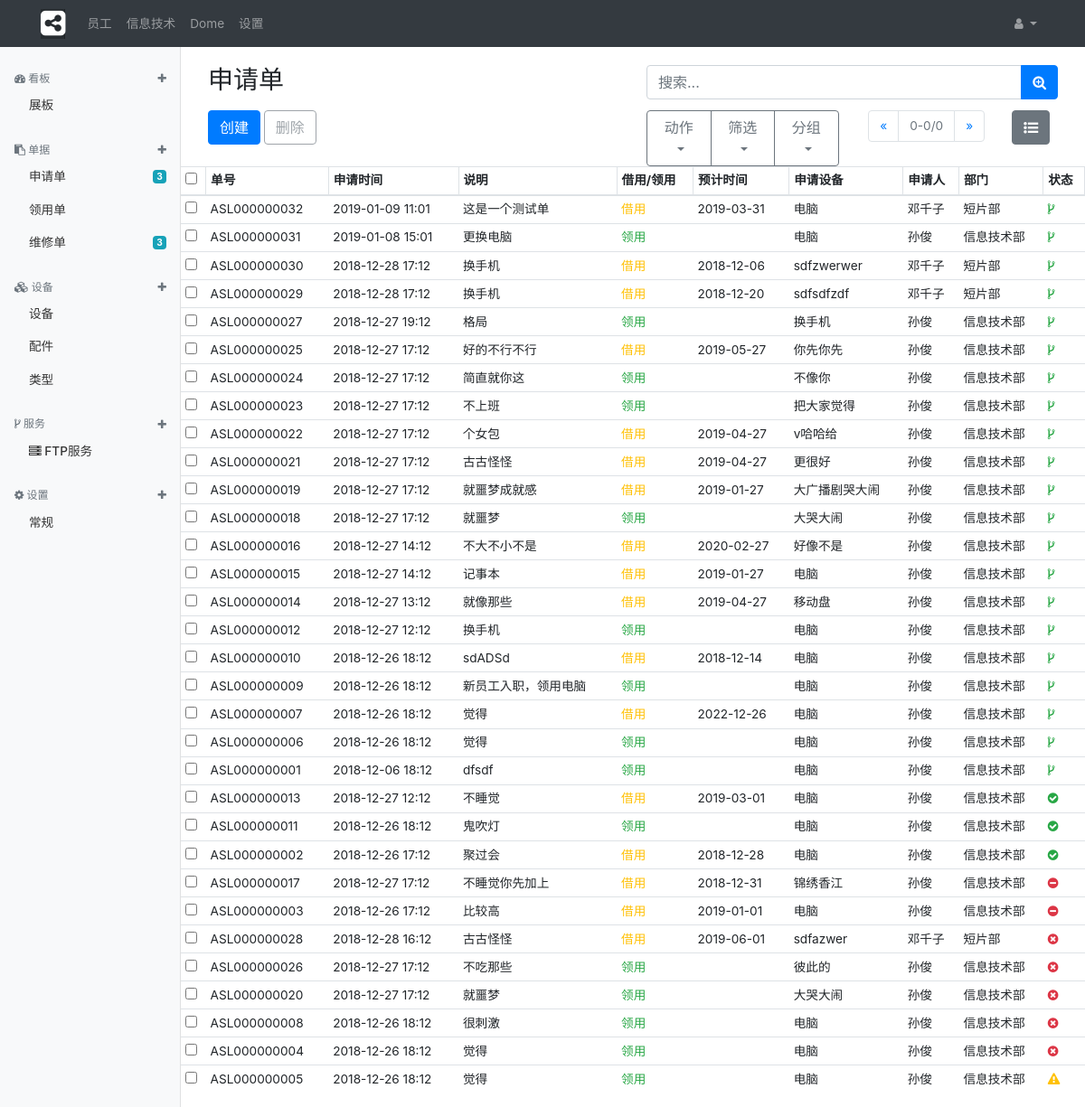
The page /applicant_list/ on the database as committed earlier.
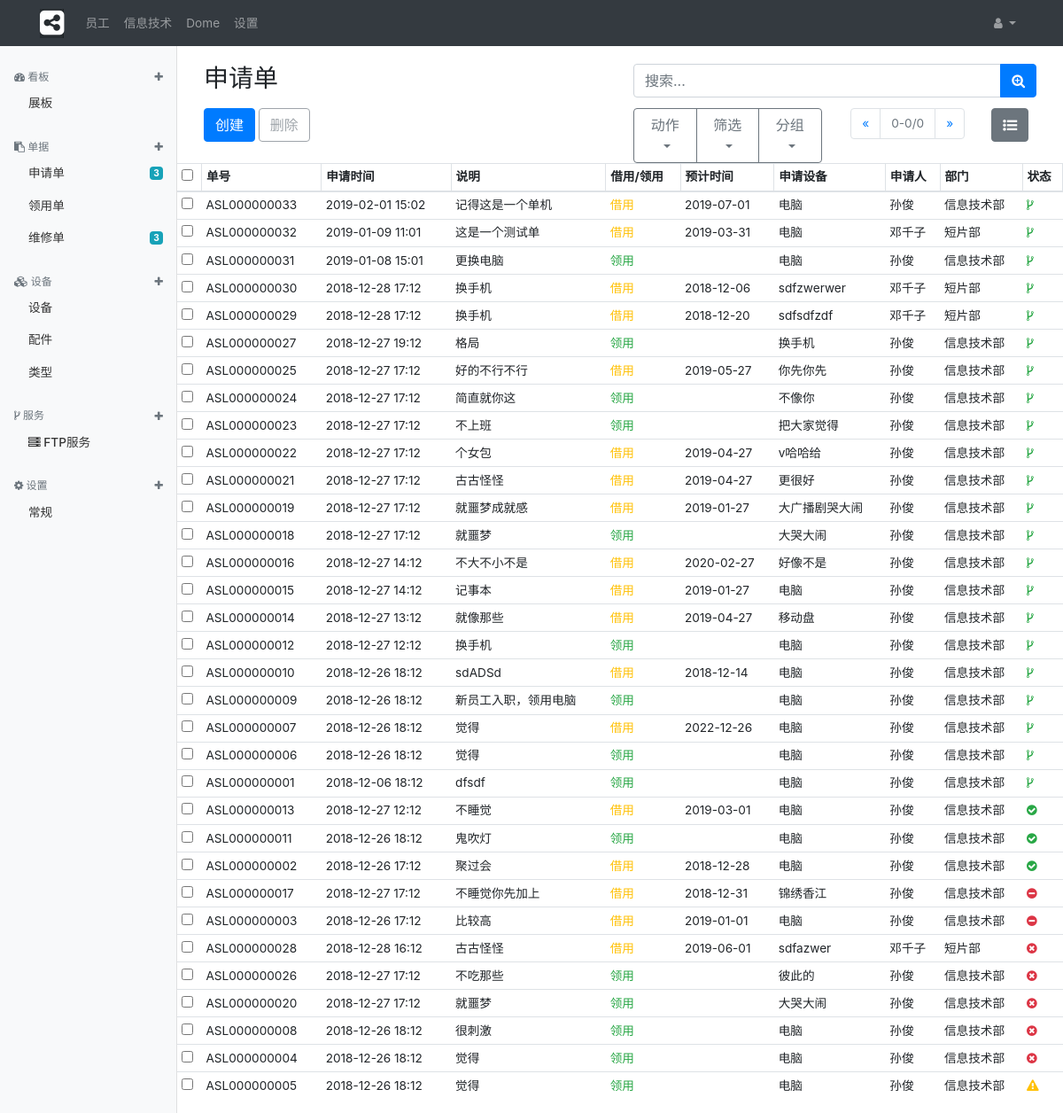
The same page on the database as committed later.
### web/models.py (models this page shows)
class asset_application(models.Model):
    appltno = models.CharField(max_length=16,null=True, blank=True, verbose_name="申请单编号")
    appdate = models.DateTimeField(auto_now_add=True, verbose_name="申请时间")
    applicant = models.ForeignKey('hr_hr', null=True, blank=True, on_delete=models.SET_NULL, related_name='applicant', verbose_name='申请人')
    Explain = models.TextField(null=True, blank=True, verbose_name='说明')
    needasset = models.CharField(max_length=64, null=True, blank=True, verbose_name='需求')
    type = models.IntegerField(null=True, blank=True, verbose_name='借用/领用')
    backdate = models.DateTimeField(null=True, blank=True, verbose_name="预计时间")
    userhr = models.ForeignKey('hr_hr', null=True, blank=True, on_delete=models.SET_NULL, related_name='user', verbose_name='领用人' )
    status = models.IntegerField(default=0, verbose_name='流程状态')
    flow = models.IntegerField(default=0, verbose_name='流程模板号')
    active = models.BooleanField(default=True, verbose_name='有效的')
    class Meta:
        db_table = 'asset_application'

### web/views.py (the view)
# urls.py: path('applicant_list/', views.asset_applicant_list),
def asset_applicant_list(request):
    request.encoding = 'utf-8'
    context={}
    context['title']='申请单'
    ps = asset_application.objects.filter(active=True).values('appltno',
                                                              'appdate',
                                                              'applicant',
                                                              'applicant__name',
                                                              'applicant__employee_department__departmentid__name',
                                                              'Explain',
                                                              'needasset',
                                                              'type',
                                                              'backdate',
                                                              'status',
                                                              'flow',
                                                              'active').order_by('status','-appdate')
    print(ps.count())
    s = []
    for t in list(ps):
        if t['type']:
            if t['type'] == 1:
                t['type'] = '<span class="text-success">领用</span>'
            if t['type'] == 2:
                t['type'] = '<span class="text-warning">借用</span>'
        if t['status']:
            if t['status']:
                t['statusstr'] = status(t['status'], 11)
        s.append(t)
    context['context'] = s
    return render(request, 'asset_applicant_list.html', context)

### templates/asset_applicant_list.html (shortened to what this page needs)
{% extends "base.html" %}
{% block mainbody %}
    <div class="container-fluid">
        <div class="row">
            <div class="col-2 border-right">
                {% include 'asset_menu_side_sub.html' %}
            </div>
            <div class="col-10">
                <div class="container-fluid" id="panl">
                    <div class="row mt-2">
                        <h3 class="col-sm-6">{{ title }}</h3>
                        <div class="col-sm-6">
                            <div class="input-group">
                                <input type="text" list="typesch" class="form-control" id="search-input" name="search-input" placeholder="搜索...">
                                <div class="input-group-append">
                                    <button class="btn btn-primary" type="button" id="search-btn"><i class="fa fa-search-plus fa-1x"></i></button>
                                </div>
                            </div>
                        </div>
                    </div>
                    <div class="row mt-2">
                        <div class="col-sm-6">
                            <button type="button" class="btn btn-primary" data-toggle="create">创建</button>
                            <button type="button" class="btn btn-outline-secondary disabled" data-toggle="del">删除</button>
                        </div>
                        <div class="col-sm-3">
                            <div class="btn-group">
                                <div class="btn-group dropdown">
                                    <button type="button" class="btn btn-outline-secondary dropdown-toggle" data-toggle="dropdown">
                                        动作
                                    </button>
                                </div>
                                <div class="btn-group dropdown">
                                    <button type="button" class="btn btn-outline-secondary dropdown-toggle" data-toggle="dropdown">
                                        筛选
                                    </button>
                                </div>
                                <div class="btn-group dropdown">
                                    <button type="button" class="btn btn-outline-secondary dropdown-toggle" data-toggle="dropdown">
                                        分组
                                    </button>
                                </div>
                            </div>
                        </div>
                        <div class="col-2">
                            {% include 'navigation_range.html' %}
                        </div>
                        <div class="col-1">
                            <div class="btn-group btn-group-toggle" data-toggle="buttons" id="viewtype">
                                <label class="btn btn-outline-secondary active">
                                    <input type="radio" name="listoptions" id="list" autocomplete="off" checked><i class="fa fa-list-ul fa-1x"></i>
                                </label>
                            </div>
                        </div>
                    </div>
                </div>
                <div class="row">
                    <table class="table table-sm table-hover table-responsive-sm">
                        <thead>
                            <tr>
                                <th class="border-right"><label class="sr-only" for="selall">selall</label><input type="checkbox" name="selall" id="selall" value="0" /></th>
                                <th class="border-right" data-id="appltno">单号</th>
                                <th class="border-right" data-id="appdate">申请时间</th>
                                <th class="border-right" data-id="Explain">说明</th>
                                <th class="border-right" data-id="type">借用/领用</th>
                                <th class="border-right" data-id="backdate">预计时间</th>
                                <th class="border-right" data-id="needasset">申请设备</th>
                                <th class="border-right" data-id="applicant">申请人</th>
                                <th class="border-right" data-id="applicant">部门</th>
                                <th class="border-right" data-id="status">状态</th>
                            </tr>
                        </thead>
                        <tbody>
                            {% for item in context %}
                                {% if item.user__name and item.user__active == 0 %}
                                <tr class="listitem text-danger">
                                {% else %}
                                <tr class="listitem">
                                {% endif %}
                                    <td><input type="checkbox" name="selitem" value="{{ item.id }}"></td>
                                    <td>{{ item.appltno| safe }}</td>
                                    <td>{{ item.appdate |date:'Y-m-d H:m'}}</td>
                                    <td>{{ item.Explain }}</td>
                                    <td>{{ item.type |safe }}</td>
                                    <td>{{ item.backdate |date:'Y-m-d'}}</td>
                                    <td>{{ item.needasset|default:'' }}</td>
                                    <td>{{ item.applicant__name| default:"" }}</td>
                                    <td>{{ item.applicant__employee_department__departmentid__name| default:"" }}</td>
                                    <td>{{ item.statusstr |safe }}</td>
                                </tr>
                            {% empty %}
                                <tr>
                                    <td colspan="10" style="text-align: center;">(暂无数据)</td>
                                </tr>
                            {% endfor %}
                        </tbody>
                    </table>
                </div>
            </div>
        </div>
    </div>
{% endblock %}

### templates/base.html (shortened to what this page needs)
<!DOCTYPE html>
<html lang="en">
<head>
    <link rel="stylesheet" type="text/css" href="/static/css/font-awesome.css">
    <link rel="stylesheet" type="text/css" href="/static/css/bootstrap.css">
    <link rel="stylesheet" type="text/css" href="/static/css/dashboard.css">
    <link rel="stylesheet" type="text/css" href="/static/css/base.css">
</head>
<body>
   <header class="navbar fixed-top navbar-expand-lg navbar-dark bg-dark">
       <div class="container">
           <a class="navbar-brand p-0" href="/"><i class="fa fa-share-alt-square fa-2x" aria-hidden="true"></i></a>
           <div id="navbarSupportedContent" class="collapse navbar-collapse">
               <ul class="navbar-nav mr-auto">
                   <li class="nav-item dropdown">
                       <a class="nav-link" href="/hr/" id="menu01">员工</a>
                   </li>
                   <li class="nav-item dropdown">
                       <a class="nav-link" href="/property_list/" id="menu02">信息技术</a>
                   </li>
                   <li class="nav-item"><a class="nav-link" href="/search/" id="menu03">Dome</a></li>
                   <li class="nav-item"><a class="nav-link" href="/conf/" id="menu04">设置</a></li>
               </ul>
               <ul class="navbar-nav navbar-right">
                   <li class="nav-item dropdown">
                       <a class="nav-link dropdown-toggle" href="#" id="navbarDropdown" role="button" data-toggle="dropdown" aria-haspopup="true" aria-expanded="false">
                           <i class="fa fa-user fa-1x"></i> {{ userinfo }}
                       </a>
                   </li>
               </ul>
           </div>
       </div>
   </header>
   <div class="clearfix">
        {% block mainbody %}{% endblock mainbody %}
   </div>
</body>
</html>

### templates/asset_menu_side_sub.html (shortened to what this page needs)
<nav class="col-2 d-none d-md-block bg-light sidebar">
    <div class="sidebar-sticky">
        <h6 class="sidebar-heading d-flex justify-content-between align-items-center px-3 mt-4 mb-1 text-muted">
            <span><i class="fa fa-tachometer fa-1x"></i> 看板</span>
            <a class="d-flex align-items-center text-muted" href="#">
                <i class="fa fa-plus fa-1x"></i>
            </a>
        </h6>
        <ul class="nav flex-column">
            <li class="nav-item d-flex justify-content-between align-items-center px-3">
                <a class="nav-link" href="/asset_kanban_board/" id="menu020101">展板</a>
            </li>
        </ul>
        <h5 class="sidebar-heading d-flex justify-content-between align-items-center px-3 mt-4 mb-1 text-muted">
            <span><i class="fa fa-clipboard fa-1x"></i> 单据</span>
            <a class="d-flex align-items-center text-muted" href="#">
                <i class="fa fa-plus fa-1x"></i>
            </a>
        </h5>
        <ul class="nav flex-column">
            <li class="nav-item d-flex justify-content-between align-items-center px-3">
                <a class="nav-link" href="/applicant_list/" id="menu020202">申请单</a>
                <span class="badge badge-info">3</span>
            </li>
            <li class="nav-item d-flex justify-content-between align-items-center px-3">
                <a class="nav-link" href="/allot_list/" id="menu020203">领用单</a>
            </li>
            <li class="nav-item d-flex justify-content-between align-items-center px-3">
                <a class="nav-link" href="/applicant_list/" id="menu020204">维修单</a>
                <span class="badge badge-info">3</span>
            </li>
        </ul>
        <h6 class="sidebar-heading d-flex justify-content-between align-items-center px-3 mt-4 mb-1 text-muted">
            <span><i class="fa fa-cubes fa-1x"></i> 设备</span>
            <a class="d-flex align-items-center text-muted" href="#">
                <i class="fa fa-plus fa-1x"></i>
            </a>
        </h6>
        <ul class="nav flex-column">
            <li class="nav-item d-flex justify-content-between align-items-center px-3">
                <a class="nav-link" href="/property_list/" id="menu020301">设备</a>
            </li>
            <li class="nav-item d-flex justify-content-between align-items-center px-3">
                <a class="nav-link" href="/parts_list/" id="menu020302">配件</a>
            </li>
            <li class="nav-item d-flex justify-content-between align-items-center px-3">
                <a class="nav-link" href="/category_list/" id="menu020303">类型</a>
            </li>
        </ul>
        <h6 class="sidebar-heading d-flex justify-content-between align-items-center px-3 mt-4 mb-1 text-muted">
            <span><i class="fa fa-code-fork fa-1x"></i> 服务</span>
            <a class="d-flex align-items-center text-muted" href="#">
                <i class="fa fa-plus fa-1x"></i>
            </a>
        </h6>
        <ul class="nav flex-column">
            <li class="nav-item d-flex justify-content-between align-items-center px-3">
                <a class="nav-link" href="/pure_list/"><i class="fa fa-server fa-1x"></i> FTP服务</a>
            </li>
        </ul>
        <h6 class="sidebar-heading d-flex justify-content-between align-items-center px-3 mt-4 mb-1 text-muted">
            <span><i class="fa fa-cog fa-1x"></i> 设置</span>
            <a class="d-flex align-items-center text-muted" href="#">
                <i class="fa fa-plus fa-1x"></i>
            </a>
        </h6>
        <ul class="nav flex-column">
            <li class="nav-item d-flex justify-content-between align-items-center px-3">
                <a class="nav-link"  href="/asset_config/">常规</a>
            </li>
        </ul>
    </div>
</nav>

### templates/navigation_range.html
<nav aria-label="Page navigation example" id="pagenav">
    <ul class="pagination justify-content-end">
        <li class="page-item" data-pagprevious="{{ pagprevious }}">
            <a class="page-link" href="#" aria-label="Previous">
                <span aria-hidden="true">&laquo;</span>
            </a>
        </li>
        <li class="page-item disabled" id="page" data-page="{{ page }}">
            <a class="page-link">
                <span id="assetid"><span>{{ fpk|default:0 }}</span>-<span>{{ tpk|default:0 }}</span>/<span>{{ spk|default:0 }}</span></span>
            </a>
        </li>
        <li class="page-item" data-pagnext="{{ pagnext }}">
            <a class="page-link" href="#" aria-label="Next">
                <span aria-hidden="true">&raquo;</span>
            </a>
        </li>
    </ul>
</nav>

### static/css/dashboard.css (style rules this page uses)
body { font-size: .875rem; }
.sidebar { position: fixed; top: 0; bottom: 0; left: 0; z-index: 100; padding: 48px 0 0; box-shadow: inset -1px 0 0 rgba(0, 0, 0, .1); }
.sidebar-sticky { position: relative; top: 0; height: calc(100vh - 48px); padding-top: .5rem; overflow-x: hidden; overflow-y: auto; }
.sidebar .nav-link { font-weight: 500; color: #333; }
.sidebar-heading { font-size: .75rem; text-transform: uppercase; }
.navbar-brand { padding-top: .75rem; padding-bottom: .75rem; font-size: 1rem; background-color: rgba(0, 0, 0, .25); box-shadow: inset -1px 0 0 rgba(0, 0, 0, .25); }

### static/css/base.css (style rules this page uses)
body { padding-top:64px; font-size: 0.853rem; }
.clearfix:after { content:"";height:0;line-height:0;display:block;visibility:hidden;clear:both; }
.clearfix { zoom:1; }

Rows that differ between the two databases and show on the page:
added asset_application: appltno "ASL000000033", appdate "2019-02-01 15:02", Explain "记得这是一个单机", type "借用", backdate "2019-07-01", needasset "电脑", applicant__name "孙俊", applicant__employee_department__departmentid__name "信息技术部"
